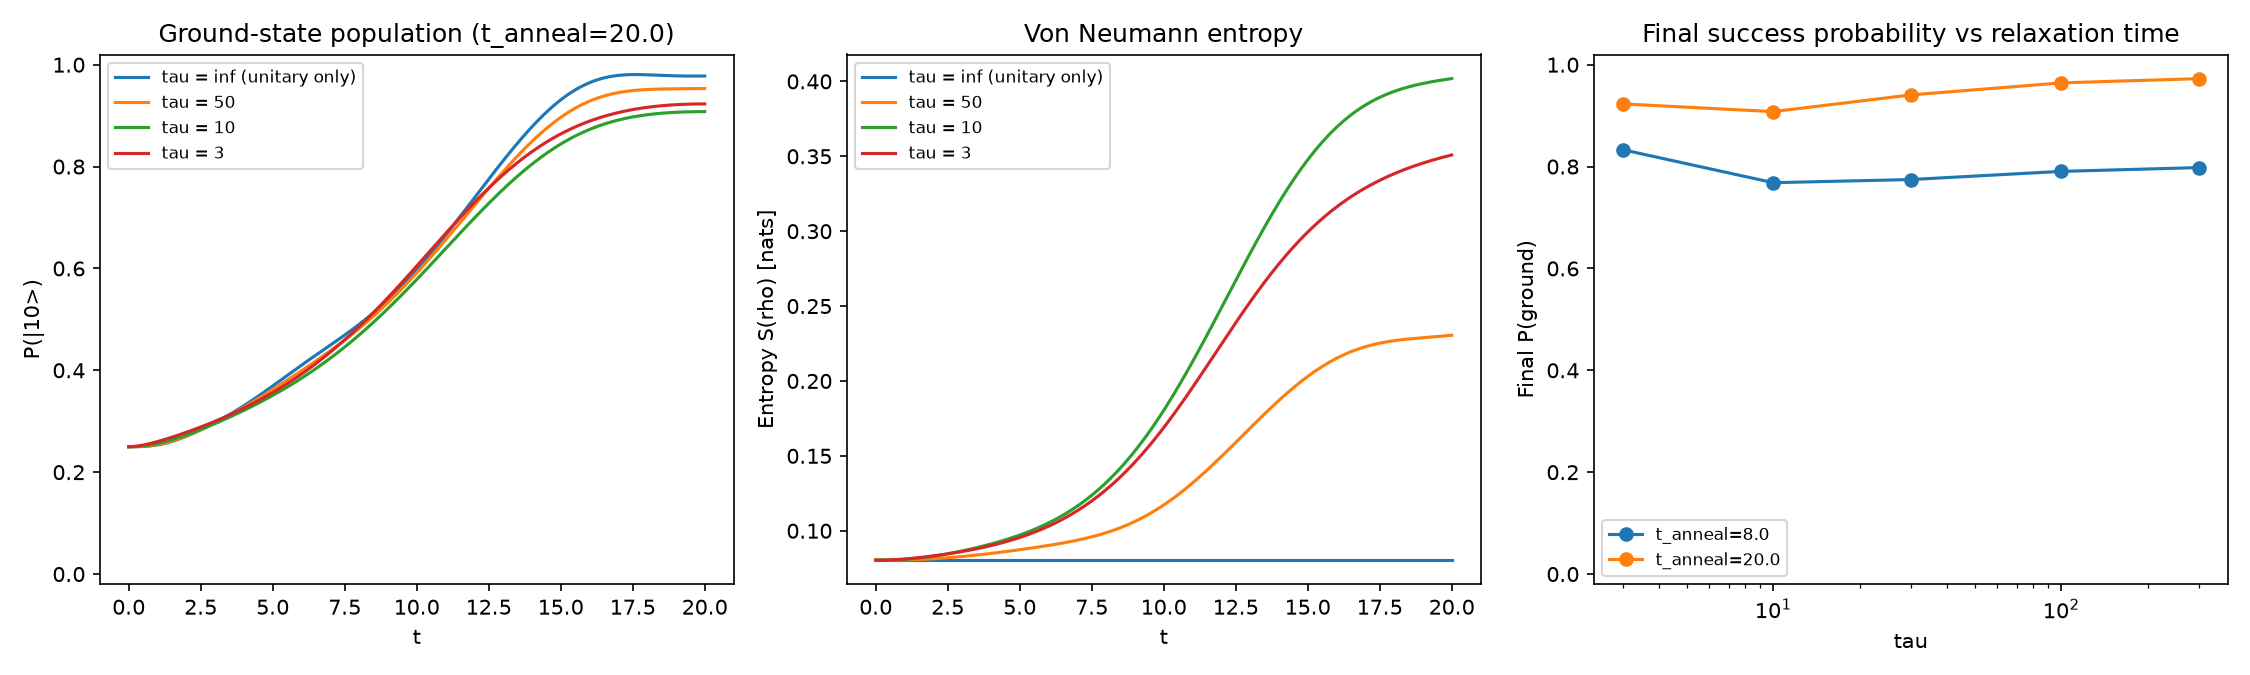

Write Python code to recreate this figure.
"""
2-qubit quantum annealing with SEAQT dynamics, ad hoc driver->problem schedule.

Extends one_qubit_anneal.py to 2 qubits with a linear coupling J_12, using
the same Hamiltonian shape as the D-Wave convention (see seaqt/operators.py,
seaqt/dwave.py) but with an ad hoc linear A(s)=(1-s), B(s)=s schedule
instead of a real QPU schedule:

    H(s) = -A(s)/2 (sx0 + sx1) + B(s)/2 (h0 sz0 + h1 sz1 + J12 sz0 sz1)

Numerical gotcha (see seaqt/core.py and the README "Conventions / gotchas"
section for the full story): the SEAQT dissipator computes ln(rho) via
`rho`'s own eigendecomposition. For 2+ qubits, an exactly pure state has a
degenerate zero-eigenvalue subspace (dimension d-1 >= 2), and whenever that
degenerate subspace isn't aligned with H's eigenbasis, `numpy.linalg.eigh`
picks an arbitrary basis for it -- one that changes wildly for
infinitesimal perturbations, making the dissipator genuinely discontinuous
and defeating any ODE solver (this never shows up for 1 qubit, where that
"leftover" subspace is always 1-dimensional and has no basis ambiguity).
Two things avoid it here:

  1. Start from a slightly-thermalized driver state (`gibbs_state`) instead
     of the exact T=0 pure ground state -- this makes rho0 commute with H0
     exactly, removing the ambiguity from the start.
  2. Use a genuinely asymmetric linear bias `h`, so the problem Hamiltonian
     has no exact degeneracies (and no residual symmetry, like an
     antisymmetric h, that would just move the degeneracy elsewhere).

A problem with an exactly (or nearly) degenerate ground state anywhere
along the anneal (a small minimum gap) is much more numerically expensive
regardless -- that's the real "hard instance" phenomenon in quantum
annealing, not a bug -- so this demo intentionally picks a problem with a
comfortable minimum gap (~0.5 in these units) to keep runtime reasonable.

Run:  python examples/two_qubit_anneal.py
"""
from __future__ import annotations

import os
import sys

import numpy as np
import matplotlib.pyplot as plt

sys.path.insert(0, os.path.dirname(os.path.dirname(os.path.abspath(__file__))))
from seaqt import entropy, evolve, gibbs_state  # noqa: E402
from seaqt.operators import ising_hamiltonian  # noqa: E402

DELTA = 1.0
H_BIAS = [0.6, -0.4]  # genuinely asymmetric linear biases (qubit 0, qubit 1)
J12 = 0.5
BETA_INIT = 5.0  # driver initial state: thermal at this (large-ish) beta, ~T=0 in practice


def make_hamiltonian(t_anneal: float):
    def H(t):
        s = np.clip(t / t_anneal, 0.0, 1.0)
        return ising_hamiltonian(2, h=H_BIAS, J={(0, 1): J12}, A=(1 - s) * DELTA, B=s)
    return H


def run(t_anneal: float, tau: float, n_points: int = 250):
    H = make_hamiltonian(t_anneal)
    rho0 = gibbs_state(H(0.0), BETA_INIT)
    res = evolve(rho0, hamiltonian=H, tau=tau, t_span=(0, t_anneal), n_points=n_points)

    h_final = H(t_anneal)
    _, v = np.linalg.eigh(h_final)  # eigh sorts ascending -> v[:,0] is the ground eigenvector
    ground_vec = v[:, 0]
    p_ground = np.array([np.real(ground_vec.conj() @ r @ ground_vec) for r in res.rho])
    ent = np.array([entropy(r) for r in res.rho])
    return res.t, p_ground, ent


def main():
    t_anneal_demo = 20.0
    taus = [np.inf, 50.0, 10.0, 3.0]
    labels = {np.inf: "tau = inf (unitary only)", 50.0: "tau = 50", 10.0: "tau = 10", 3.0: "tau = 3"}

    fig, axes = plt.subplots(1, 3, figsize=(15, 4.5))

    H_final = make_hamiltonian(t_anneal_demo)(t_anneal_demo)
    w, v = np.linalg.eigh(H_final)
    basis_labels = ["|00>", "|01>", "|10>", "|11>"]
    # w[0] is the ground energy (eigh sorts ascending); v[:,0] is its eigenvector.
    # H_final is exactly diagonal in the computational basis (A=0 at s=1), so
    # v[:,0] is (up to sign) a standard basis vector -- find which one.
    ground_basis_idx = int(np.argmax(np.abs(v[:, 0])))
    print(f"Final Hamiltonian eigenvalues: {np.round(w, 4)}")
    print(f"Ground state: {basis_labels[ground_basis_idx]} (energy {w[0]:.4f}), "
          f"gap to first excited: {w[1] - w[0]:.4f}")

    print(f"\n=== 2-qubit SEAQT annealing demo (t_anneal = {t_anneal_demo}) ===")
    print(f"{'tau':>25} | {'P(ground) final':>16} | {'entropy final':>14}")
    for tau in taus:
        t, p_ground, ent = run(t_anneal_demo, tau)
        axes[0].plot(t, p_ground, label=labels[tau])
        axes[1].plot(t, ent, label=labels[tau])
        print(f"{labels[tau]:>25} | {p_ground[-1]:16.4f} | {ent[-1]:14.4f}")

    axes[0].set_xlabel("t"); axes[0].set_ylabel(f"P({basis_labels[ground_basis_idx]})")
    axes[0].set_title(f"Ground-state population (t_anneal={t_anneal_demo})")
    axes[0].legend(fontsize=8); axes[0].set_ylim(-0.02, 1.02)

    axes[1].set_xlabel("t"); axes[1].set_ylabel("Entropy S(rho) [nats]")
    axes[1].set_title("Von Neumann entropy"); axes[1].legend(fontsize=8)

    print("\n=== Final P(ground) vs tau, for different anneal times ===")
    tau_sweep = [3.0, 10.0, 30.0, 100.0, 300.0]
    for t_anneal in [8.0, 20.0]:
        finals = []
        for tau in tau_sweep:
            _, p_ground, _ = run(t_anneal, tau, n_points=150)
            finals.append(p_ground[-1])
        axes[2].plot(tau_sweep, finals, marker="o", label=f"t_anneal={t_anneal}")
        print(f"t_anneal={t_anneal:>6}: " + ", ".join(f"{v:.3f}" for v in finals))

    axes[2].set_xscale("log"); axes[2].set_xlabel("tau"); axes[2].set_ylabel("Final P(ground)")
    axes[2].set_title("Final success probability vs relaxation time")
    axes[2].legend(fontsize=8); axes[2].set_ylim(-0.02, 1.02)

    fig.tight_layout()
    out_path = os.path.join(os.path.dirname(os.path.abspath(__file__)), "two_qubit_anneal.png")
    fig.savefig(out_path, dpi=150)
    print(f"\nSaved plot to {out_path}")


if __name__ == "__main__":
    main()
